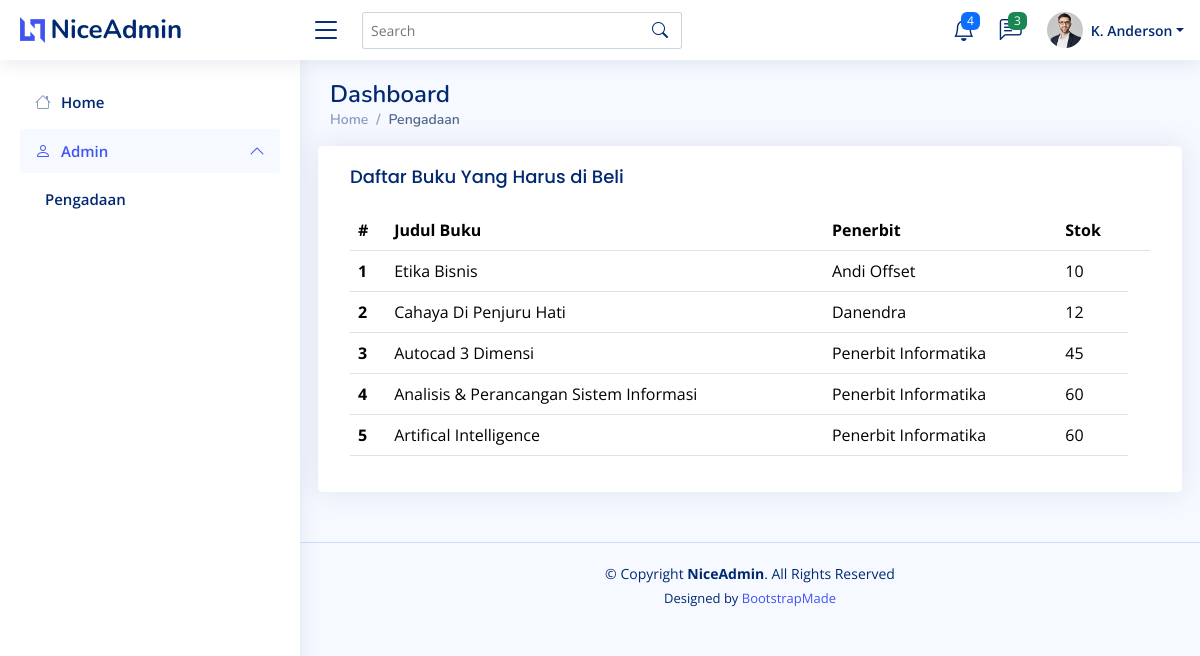
Screenshot of /pengadaan.php with the database file from the repository.
### tables this page shows
CREATE TABLE `buku` (
  `id` bigint(20) UNSIGNED NOT NULL,
  `kode` varchar(255) NOT NULL,
  `kategori_id` bigint(20) UNSIGNED NOT NULL,
  `nama_buku` varchar(255) NOT NULL,
  `harga` varchar(255) NOT NULL,
  `stok` varchar(255) NOT NULL,
  `penerbit_id` bigint(20) UNSIGNED NOT NULL,
  `created_at` timestamp NULL DEFAULT NULL,
  `updated_at` timestamp NULL DEFAULT NULL
);

CREATE TABLE `penerbit` (
  `id` bigint(20) UNSIGNED NOT NULL,
  `kode` varchar(255) NOT NULL,
  `nama` varchar(255) NOT NULL,
  `alamat` text NOT NULL,
  `kota` varchar(255) NOT NULL,
  `telepon` bigint(20) NOT NULL,
  `created_at` timestamp NULL DEFAULT NULL,
  `updated_at` timestamp NULL DEFAULT NULL
);

### pengadaan.php (the view, shortened to what this page needs)
<?php
require "config.php";
$buku = mysqli_query($connect, "SELECT
                                                penerbit.nama,
                                                buku. * FROM buku
                                                INNER JOIN penerbit ON  buku.penerbit_id = penerbit.id
                                                ORDER BY stok ASC LIMIT 10
                                                ");
?>
<!DOCTYPE html>
<html lang="en">
<head>
    <link href="assets/vendor/bootstrap/css/bootstrap.min.css" rel="stylesheet">
    <link href="assets/vendor/bootstrap-icons/bootstrap-icons.css" rel="stylesheet">
    <link href="assets/vendor/boxicons/css/boxicons.min.css" rel="stylesheet">
    <link href="assets/vendor/quill/quill.snow.css" rel="stylesheet">
    <link href="assets/vendor/quill/quill.bubble.css" rel="stylesheet">
    <link href="assets/vendor/remixicon/remixicon.css" rel="stylesheet">
    <link href="assets/vendor/simple-datatables/style.css" rel="stylesheet">
    <link href="assets/css/style.css" rel="stylesheet">
</head>
<body>
    <header id="header" class="header fixed-top d-flex align-items-center">
        <div class="d-flex align-items-center justify-content-between">
            <a href="index.html" class="logo d-flex align-items-center">
                <img src="assets/img/logo.png" alt="">
                <span class="d-none d-lg-block">NiceAdmin</span>
            </a>
            <i class="bi bi-list toggle-sidebar-btn"></i>
        </div>
        <div class="search-bar">
            <form class="search-form d-flex align-items-center" method="POST" action="#">
                <input type="text" name="query" placeholder="Search" title="Enter search keyword">
                <button type="submit" title="Search"><i class="bi bi-search"></i></button>
            </form>
        </div>
        <nav class="header-nav ms-auto">
            <ul class="d-flex align-items-center">
                <li class="nav-item dropdown">
                    <a class="nav-link nav-icon" href="#" data-bs-toggle="dropdown">
                        <i class="bi bi-bell"></i>
                        <span class="badge bg-primary badge-number">4</span>
                    </a>
                </li>
                <li class="nav-item dropdown">
                    <a class="nav-link nav-icon" href="#" data-bs-toggle="dropdown">
                        <i class="bi bi-chat-left-text"></i>
                        <span class="badge bg-success badge-number">3</span>
                    </a>
                </li>
                <li class="nav-item dropdown pe-3">
                    <a class="nav-link nav-profile d-flex align-items-center pe-0" href="#" data-bs-toggle="dropdown">
                        <img src="assets/img/profile-img.jpg" alt="Profile" class="rounded-circle">
                        <span class="d-none d-md-block dropdown-toggle ps-2">K. Anderson</span>
                    </a>
                </li>
            </ul>
        </nav>
    </header>
    <aside id="sidebar" class="sidebar">
        <ul class="sidebar-nav" id="sidebar-nav">
            <li class="nav-item ">
                <a class="nav-link collapsed" href="index.php">
                    <i class="bi bi-house"></i>
                    <span>Home</span>
                </a>
            </li>
            <li class="nav-item">
                <a class="nav-link" data-bs-target="#tables-nav" data-bs-toggle="collapse" href="#" aria-expanded="false">
                    <i class="bi bi-person"></i><span>Admin</span><i class="bi bi-chevron-down ms-auto"></i>
                </a>
            </li>
            <li class="nav-item">
                <a class="nav-link collapsed" href="">
                    <span>Pengadaan</span>
                </a>
            </li>
        </ul>
    </aside>
    <main id="main" class="main">
        <div class="pagetitle">
            <h1>Dashboard</h1>
            <nav>
                <ol class="breadcrumb">
                    <li class="breadcrumb-item"><a href="index.php">Home</a></li>
                    <li class="breadcrumb-item active">Pengadaan</li>
                </ol>
            </nav>
        </div>
        <section class="section dashboard">
            <div class="row">
                <div class="card">
                    <div class="card-body">
                        <h5 class="card-title">Daftar Buku Yang Harus di Beli</h5>
                        <table class="table">
                            <thead>
                                <tr>
                                    <th scope="col">#</th>
                                    <th scope="col">Judul Buku</th>
                                    <th scope="col">Penerbit</th>
                                    <th scope="col">Stok</th>
                                    <th scope="col"></th>
                                </tr>
                            </thead>
                            <tbody>
                                <?php
                                $no = 1;
                                foreach ($buku as $book) {
                                ?>
                                    <tr>
                                        <th scope="row"><?= $no++ ?></th>
                                        <td><?= $book['nama_buku'] ?></td>
                                        <td><?= $book['nama'] ?></td>
                                        <td><?= $book['stok']?></td>
                                    <?php
                                }
                                    ?>
                                    </tr>
                            </tbody>
                        </table>
                    </div>
                </div>
            </div>
        </section>
    </main>
    <footer id="footer" class="footer">
        <div class="copyright">
            &copy; Copyright <strong><span>NiceAdmin</span></strong>. All Rights Reserved
        </div>
        <div class="credits">
            Designed by <a href="https://bootstrapmade.com/">BootstrapMade</a>
        </div>
    </footer>
</body>
</html>

### assets/css/style.css (style rules this page uses)
:root { scroll-behavior: smooth; }
body { font-family: "Open Sans", sans-serif; background: #f6f9ff; color: #444444; }
a { color: #4154f1; text-decoration: none; }
h1, h2, h3, h4, h5, h6 { font-family: "Nunito", sans-serif; }
#main { margin-top: 60px; padding: 20px 30px; transition: all 0.3s; }
.pagetitle { margin-bottom: 10px; }
.pagetitle h1 { font-size: 24px; margin-bottom: 0; font-weight: 600; color: #012970; }
.card { margin-bottom: 30px; border: none; border-radius: 5px; box-shadow: 0px 0 30px rgba(1, 41, 112, 0.1); }
.card-title { padding: 20px 0 15px 0; font-size: 18px; font-weight: 500; color: #012970; font-family: "Poppins", sans-serif; }
.card-body { padding: 0 20px 20px 20px; }
.breadcrumb { font-size: 14px; font-family: "Nunito", sans-serif; color: #899bbd; font-weight: 600; }
.breadcrumb a { color: #899bbd; transition: 0.3s; }
.breadcrumb .breadcrumb-item::before { color: #899bbd; }
.breadcrumb .active { color: #51678f; font-weight: 600; }
.logo { line-height: 1; }
@media (min-width: 1200px) { .logo { width: 280px; } }
.logo img { max-height: 26px; margin-right: 6px; }
.logo span { font-size: 26px; font-weight: 700; color: #012970; font-family: "Nunito", sans-serif; }
.header { transition: all 0.5s; z-index: 997; height: 60px; box-shadow: 0px 2px 20px rgba(1, 41, 112, 0.1); background-color: #fff; padding-left: 20px; }
.header .toggle-sidebar-btn { font-size: 32px; padding-left: 10px; cursor: pointer; color: #012970; }
.header .search-bar { min-width: 360px; padding: 0 20px; }
.header .search-form { width: 100%; }
.header .search-form input { border: 0; font-size: 14px; color: #012970; border: 1px solid rgba(1, 41, 112, 0.2); padding: 7px 38px 7px 8px; border-radius: 3px; transition: 0.3s; width: 100%; }
.header .search-form button { border: 0; padding: 0; margin-left: -30px; background: none; }
.header .search-form button i { color: #012970; }
.header-nav ul { list-style: none; }
.header-nav>ul { margin: 0; padding: 0; }
.header-nav .nav-icon { font-size: 22px; color: #012970; margin-right: 25px; position: relative; }
.header-nav .nav-profile { color: #012970; }
.header-nav .nav-profile img { max-height: 36px; }
.header-nav .nav-profile span { font-size: 14px; font-weight: 600; }
.header-nav .badge-number { position: absolute; inset: -2px -5px auto auto; font-weight: normal; font-size: 12px; padding: 3px 6px; }
.sidebar { position: fixed; top: 60px; left: 0; bottom: 0; width: 300px; z-index: 996; transition: all 0.3s; padding: 20px; overflow-y: auto; scrollbar-width: thin; scrollbar-color: #aab7cf transparent; box-shadow: 0px 0px 20px rgba(1, 41, 112, 0.1); background-color: #fff; }
@media (min-width: 1200px) { #main, #footer { margin-left: 300px; } }
.sidebar-nav { padding: 0; margin: 0; list-style: none; }
.sidebar-nav li { padding: 0; margin: 0; list-style: none; }
.sidebar-nav .nav-item { margin-bottom: 5px; }
.sidebar-nav .nav-link { display: flex; align-items: center; font-size: 15px; font-weight: 600; color: #4154f1; transition: 0.3; background: #f6f9ff; padding: 10px 15px; border-radius: 4px; }
.sidebar-nav .nav-link i { font-size: 16px; margin-right: 10px; color: #4154f1; }
.sidebar-nav .nav-link.collapsed { color: #012970; background: #fff; }
.sidebar-nav .nav-link.collapsed i { color: #899bbd; }
.sidebar-nav .nav-link .bi-chevron-down { margin-right: 0; transition: transform 0.2s ease-in-out; }
.sidebar-nav .nav-link:not(.collapsed) .bi-chevron-down { transform: rotate(180deg); }
.footer { padding: 20px 0; font-size: 14px; transition: all 0.3s; border-top: 1px solid #cddfff; }
.footer .copyright { text-align: center; color: #012970; }
.footer .credits { padding-top: 5px; text-align: center; font-size: 13px; color: #012970; }

### rows the page displays
buku: nama_buku "Etika Bisnis", penerbit.nama "Andi Offset", stok "10"
buku: nama_buku "Cahaya Di Penjuru Hati", penerbit.nama "Danendra", stok "12"
buku: nama_buku "Autocad 3 Dimensi", penerbit.nama "Penerbit Informatika", stok "45"
buku: nama_buku "Analisis & Perancangan Sistem Informasi", penerbit.nama "Penerbit Informatika", stok "60"
buku: nama_buku "Artifical Intelligence", penerbit.nama "Penerbit Informatika", stok "60"
